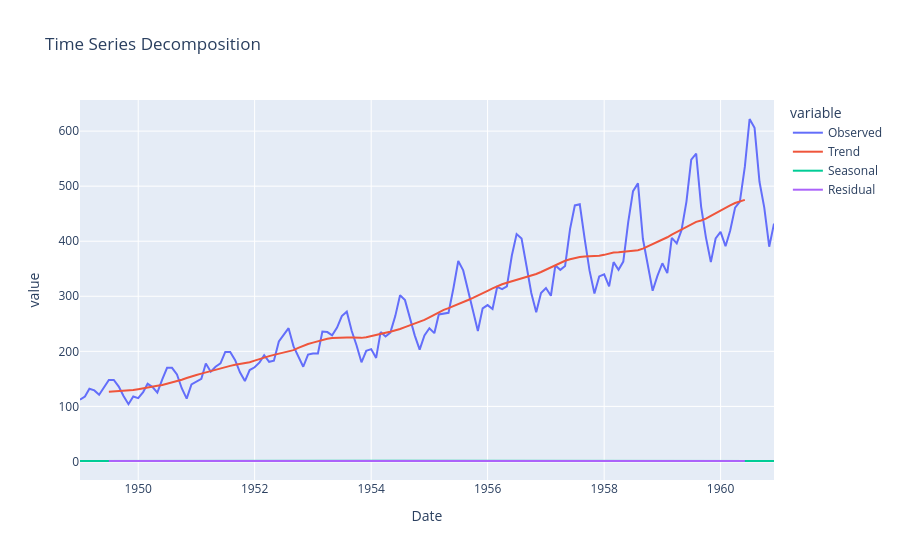

Notebook cell for this chart:
### Code cell
fig = px.line(
    decomp_df,
    x="Date",
    y=[
        "Observed",
        "Trend",
        "Seasonal",
        "Residual"
    ],
    title="Time Series Decomposition"
)

fig.show()

### Figure 1 — Plotly figure (JSON) as saved in the notebook; plotly's stock layout.template omitted (floating-point values rounded to 4 significant figures; data arrays with more than 128 entries replaced by an {"elided": "..."} marker saying what was removed)
{"data": [{"hovertemplate": "variable=Observed<br>Date=%{x}<br>value=%{y}<extra></extra>", "legendgroup": "Observed", "line": {"color": "#636efa", "dash": "solid"}, "marker": {"symbol": "circle"}, "mode": "lines", "name": "Observed", "orientation": "v", "showlegend": true, "type": "scatter", "x": {"elided": "144 str values"}, "xaxis": "x", "y": {"elided": "144 float values"}, "yaxis": "y"}, {"hovertemplate": "variable=Trend<br>Date=%{x}<br>value=%{y}<extra></extra>", "legendgroup": "Trend", "line": {"color": "#EF553B", "dash": "solid"}, "marker": {"symbol": "circle"}, "mode": "lines", "name": "Trend", "orientation": "v", "showlegend": true, "type": "scatter", "x": {"elided": "144 str values"}, "xaxis": "x", "y": {"elided": "144 float values"}, "yaxis": "y"}, {"hovertemplate": "variable=Seasonal<br>Date=%{x}<br>value=%{y}<extra></extra>", "legendgroup": "Seasonal", "line": {"color": "#00cc96", "dash": "solid"}, "marker": {"symbol": "circle"}, "mode": "lines", "name": "Seasonal", "orientation": "v", "showlegend": true, "type": "scatter", "x": {"elided": "144 str values"}, "xaxis": "x", "y": {"elided": "144 float values"}, "yaxis": "y"}, {"hovertemplate": "variable=Residual<br>Date=%{x}<br>value=%{y}<extra></extra>", "legendgroup": "Residual", "line": {"color": "#ab63fa", "dash": "solid"}, "marker": {"symbol": "circle"}, "mode": "lines", "name": "Residual", "orientation": "v", "showlegend": true, "type": "scatter", "x": {"elided": "144 str values"}, "xaxis": "x", "y": {"elided": "144 float values"}, "yaxis": "y"}], "layout": {"legend": {"title": {"text": "variable"}, "tracegroupgap": 0}, "title": {"text": "Time Series Decomposition"}, "xaxis": {"anchor": "y", "domain": [0, 1], "title": {"text": "Date"}}, "yaxis": {"anchor": "x", "domain": [0, 1], "title": {"text": "value"}}}}
